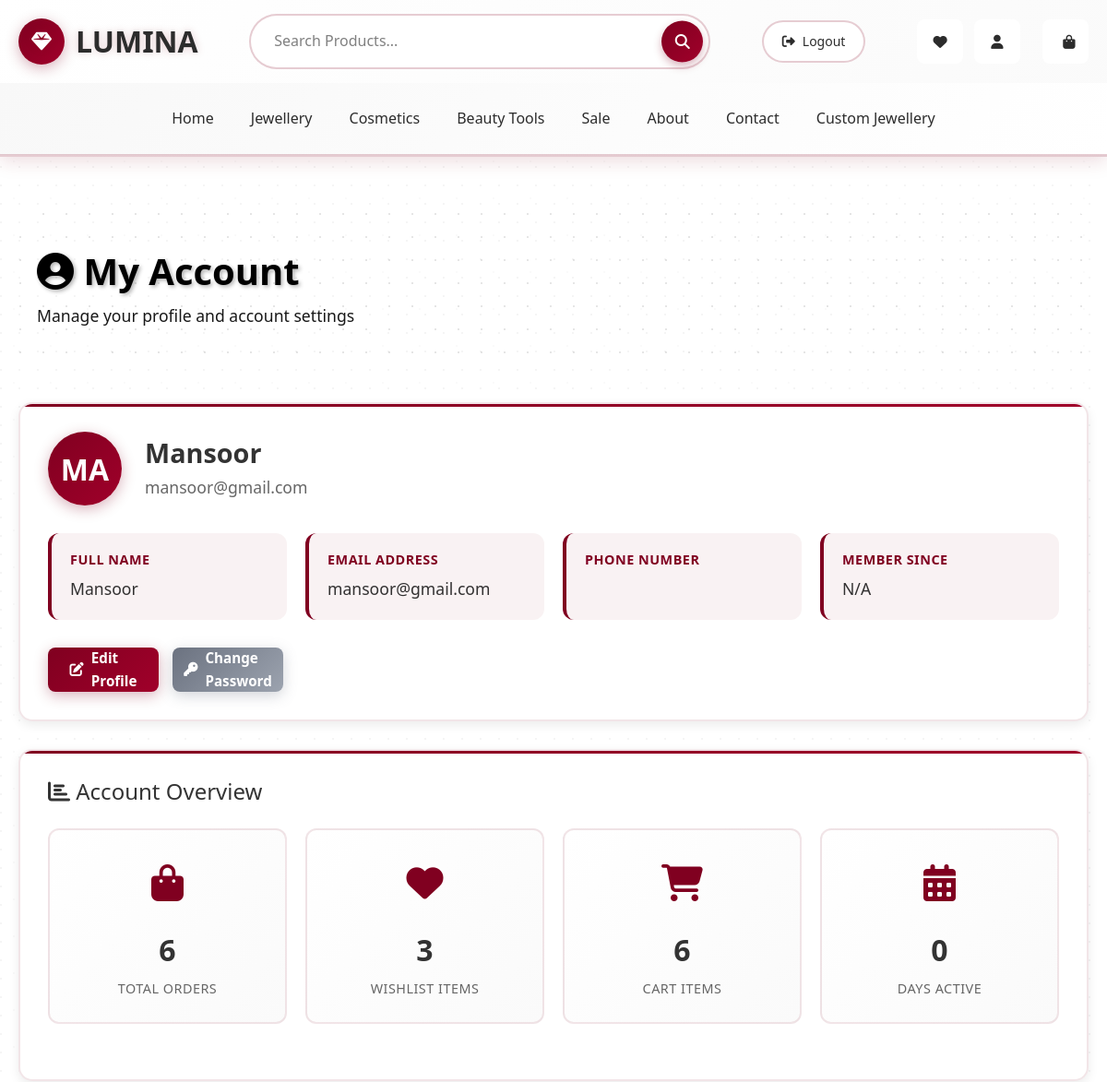
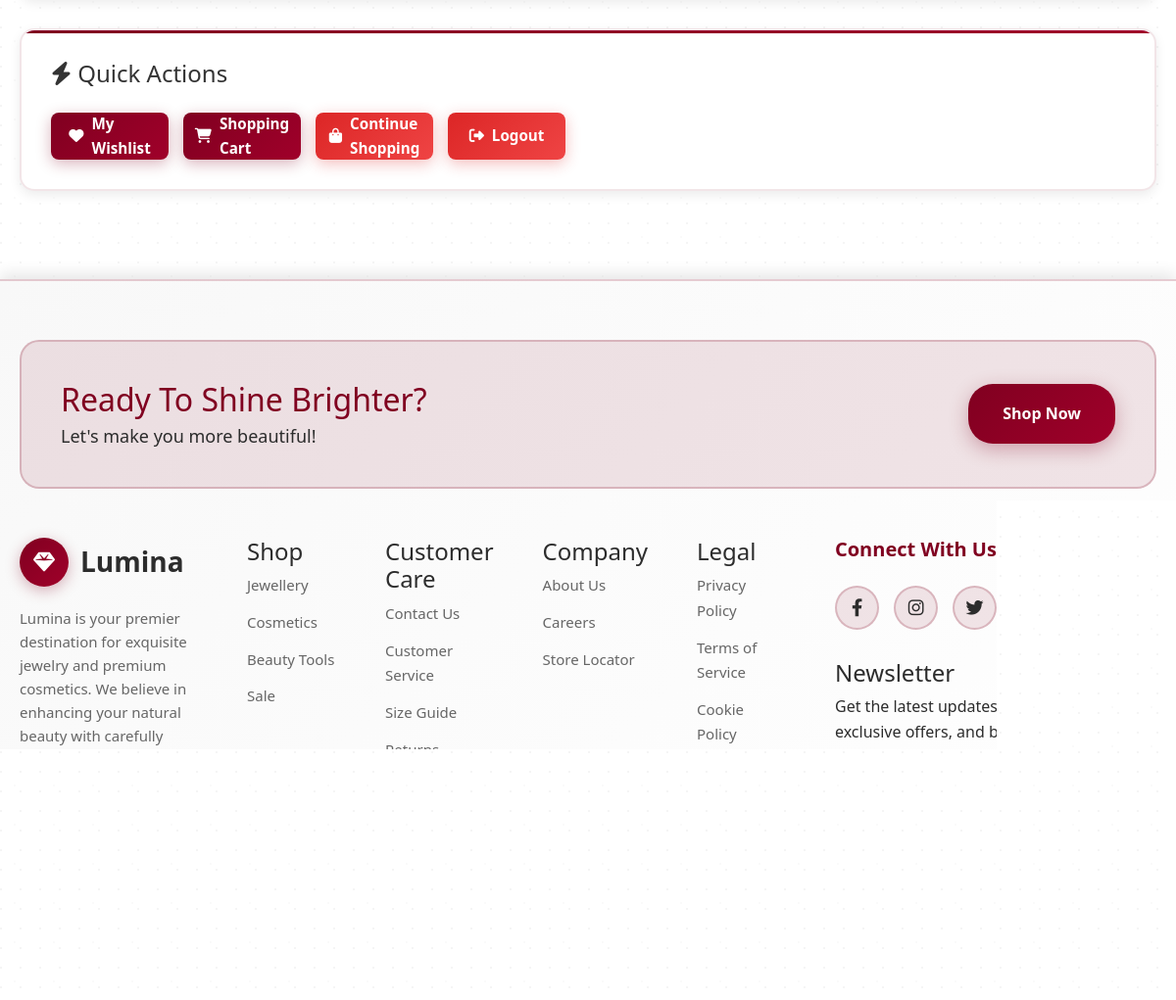
The app's page /account/account.php (signed in) with its own data (2 pictures, top to bottom).
### tables this page shows
CREATE TABLE `user_acc` (
  `id` int(255) NOT NULL,
  `avatar` varchar(300) NOT NULL,
  `name` varchar(255) NOT NULL,
  `email` varchar(255) NOT NULL,
  `phone` varchar(20) NOT NULL,
  `address` varchar(250) NOT NULL,
  `city` varchar(100) NOT NULL,
  `country` varchar(150) NOT NULL,
  `gender` varchar(100) NOT NULL,
  `password` varchar(225) NOT NULL
);

### account/account.php (the view, shortened to what this page needs)
<?php include '../includes/header.php'; ?>
<!DOCTYPE html>
<html lang="en">
<head>
  <link rel="stylesheet" href="https://cdn.jsdelivr.net/npm/bootstrap-icons@1.11.1/font/bootstrap-icons.css">
  <link href="https://cdnjs.cloudflare.com/ajax/libs/font-awesome/6.4.0/css/all.min.css" rel="stylesheet">
</head>
<body>
<div class="account-wrapper">
  <div class="container">
    <?php
    include '../includes/connection.php';
    if (isset($_SESSION['user_id'])) {
      $user_id = $_SESSION['user_id'];
      $user_query = "SELECT * FROM user_acc WHERE id='$user_id'";
      $user_result = mysqli_query($conn, $user_query);
      $user_data = mysqli_fetch_assoc($user_result);
      $orders_data = array('order_count' => 0);
      if (mysqli_query($conn, "SHOW TABLES LIKE 'orders'")) {
        $orders_query = "SELECT COUNT(*) as order_count FROM cart WHERE user_id='$user_id'";
        $orders_result = mysqli_query($conn, $orders_query);
        if ($orders_result) {
          $orders_data = mysqli_fetch_assoc($orders_result);
        }
      }
      $wishlist_data = array('wishlist_count' => 0);
      if (mysqli_query($conn, "SHOW TABLES LIKE 'wishlist'")) {
        $wishlist_query = "SELECT COUNT(*) as wishlist_count FROM wishlist WHERE user_id='$user_id'";
        $wishlist_result = mysqli_query($conn, $wishlist_query);
        if ($wishlist_result) {
          $wishlist_data = mysqli_fetch_assoc($wishlist_result);
        }
      }
      $cart_data = array('cart_count' => 0);
      if (mysqli_query($conn, "SHOW TABLES LIKE 'cart'")) {
        $cart_query = "SELECT COUNT(*) as cart_count FROM cart WHERE user_id='$user_id'";
        $cart_result = mysqli_query($conn, $cart_query);
        if ($cart_result) {
          $cart_data = mysqli_fetch_assoc($cart_result);
        }
      }
      if ($user_data) {
        echo '<div class="page-header">
                <div class="container">
                  <h1><i class="fas fa-user-circle"></i> My Account</h1>
                  <p>Manage your profile and account settings</p>
                </div>
              </div>';
        ?>
        <div class='account-card'>
          <div class='profile-section'>
            <div class='profile-avatar'>
              <?php echo strtoupper(substr($user_data['name'], 0, 2)); ?>
            </div>
            <div class='profile-info'>
              <h3><?php echo htmlspecialchars($user_data['name']); ?></h3>
              <p><?php echo htmlspecialchars($user_data['email']); ?></p>
            </div>
          </div>
          <div class='info-grid'>
            <div class='info-item'>
              <h5>Full Name</h5>
              <p><?php echo htmlspecialchars($user_data['name']); ?></p>
            </div>
            <div class='info-item'>
              <h5>Email Address</h5>
              <p><?php echo htmlspecialchars($user_data['email']); ?></p>
            </div>
            <div class='info-item'>
              <h5>Phone Number</h5>
            </div>
            <div class='info-item'>
              <h5>Member Since</h5>
              <p><?php echo isset($user_data['created_at']) ? date('F Y', strtotime($user_data['created_at'])) : 'N/A'; ?></p>
            </div>
          </div>
          <div class='action-buttons'>
            <a href="edit_profile.php" class="action-btn primary-btn">
              <i class="fas fa-edit"></i> Edit Profile
            </a>
            <a href="change_password.php" class="action-btn secondary-btn">
              <i class="fas fa-key"></i> Change Password
            </a>
          </div>
        </div>
        <div class='account-card'>
          <h4 style="color: var(--black-subtle); margin-bottom: 25px; font-size: 1.5rem;">
            <i class="fas fa-chart-bar"></i> Account Overview
          </h4>
          <div class='stats-grid'>
            <div class='stat-card'>
              <div class='stat-icon'>
                <i class="fas fa-shopping-bag"></i>
              </div>
              <div class='stat-number'><?php echo $orders_data['order_count']; ?></div>
              <div class='stat-label'>Total Orders</div>
            </div>
            <div class='stat-card'>
              <div class='stat-icon'>
                <i class="fas fa-heart"></i>
              </div>
              <div class='stat-number'><?php echo $wishlist_data['wishlist_count']; ?></div>
              <div class='stat-label'>Wishlist Items</div>
            </div>
            <div class='stat-card'>
              <div class='stat-icon'>
                <i class="fas fa-shopping-cart"></i>
              </div>
              <div class='stat-number'><?php echo $cart_data['cart_count']; ?></div>
              <div class='stat-label'>Cart Items</div>
            </div>
            <div class='stat-card'>
              <div class='stat-icon'>
                <i class="fas fa-calendar-alt"></i>
              </div>
              <div class='stat-number'><?php echo isset($user_data['created_at']) ? (time() - strtotime($user_data['created_at'])) / (60 * 60 * 24) : 0; ?></div>
              <div class='stat-label'>Days Active</div>
            </div>
          </div>
        </div>
        <div class='account-card'>
          <h4 style="color: var(--black-subtle); margin-bottom: 25px; font-size: 1.5rem;">
            <i class="fas fa-bolt"></i> Quick Actions
          </h4>
          <div class='action-buttons'>
            <a href="../wishlist/wishlist.php" class="action-btn primary-btn">
              <i class="fas fa-heart"></i> My Wishlist
            </a>
            <a href="../cart/cart.php" class="action-btn primary-btn">
              <i class="fas fa-shopping-cart"></i> Shopping Cart
            </a>
            <a href="../pages/index.php" class="action-btn danger-btn">
              <i class="fas fa-shopping-bag"></i> Continue Shopping
            </a>
            <a href="../auth/logout.php" class="action-btn danger-btn" onclick="return confirm('Are you sure you want to logout?')">
              <i class="fas fa-sign-out-alt"></i> Logout
            </a>
          </div>
        </div>
        <?php
      }
    }
    ?>
  </div>
</div>
</body>
</html>
<?php include '../includes/footer.php'; ?>

### includes/header.php (style rules this page uses)
* { margin: 0; padding: 0; box-sizing: border-box; }
body { font-family: 'Georgia', serif; line-height: 1.6; color: #2c2c2c; background: linear-gradient(135deg, #ffffff 0%, #f8f8f8 50%, #ffffff 100%); min-height: 100vh; }
.container { max-width: 1200px; margin: 0 auto; padding: 0 20px; }
.action-btn { background: #ffffff; border: 2px solid rgba(128, 0, 32, 0.2); font-size: 18px; color: #2c2c2c; cursor: pointer; padding: 12px; border-radius: 50%; position: relative; transition: all 0.3s ease; width: 48px; height: 48px; display: flex; align-items: center; justify-content: center; text-decoration: none; }

### records on screen
user_acc: name "MA", name "Mansoor", email "mansoor@gmail.com"

### other values on screen
$orders_data['order_count'] "6"
$wishlist_data['wishlist_count'] "3"
$cart_data['cart_count'] "6"
